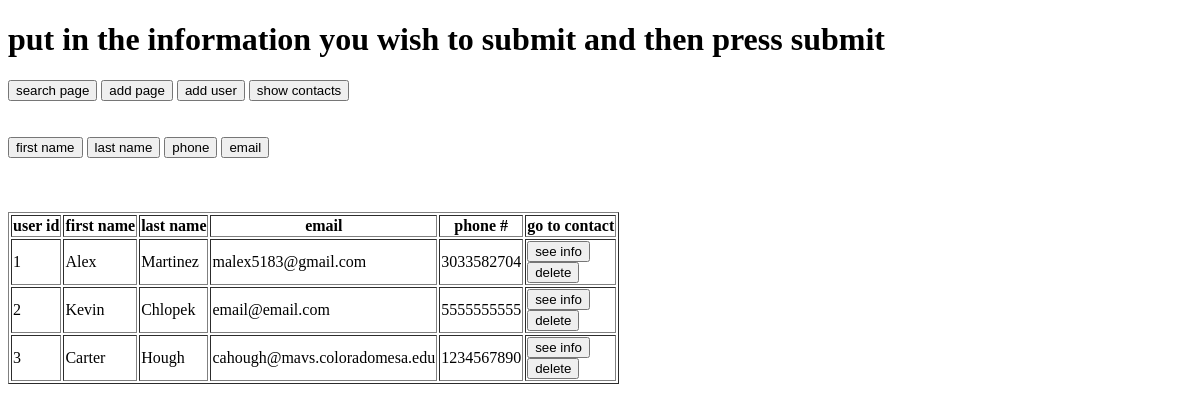
The page /list/ on the database as committed earlier.
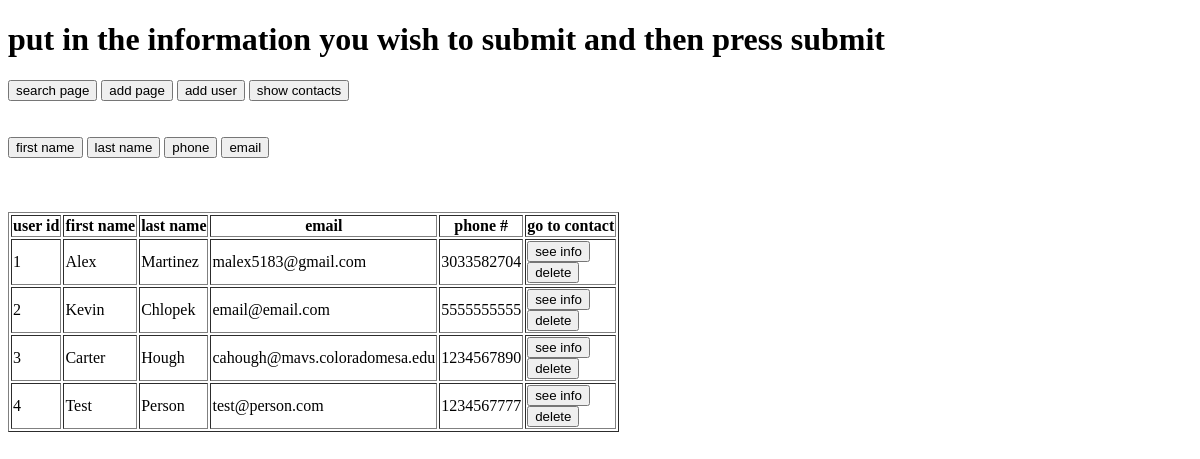
The same page on the database as committed later.
### list/models.py (models this page shows, shortened)
class my_contacts(models.Model):
	first = models.CharField(max_length=20)
	last = models.CharField(max_length=20)
	email = models.CharField(max_length=50)
	phone = models.IntegerField()

### list/views.py (the view)
def index(request):
	list = my_contacts.objects.all()
	events=[]
	for l in list:
		x=[]
		x.append(l.id)
		x.append(l.first)
		x.append(l.last)
		x.append(l.email)
		x.append(l.phone)
		events.append(x)
	return render(request, 'list.html',{'events':events})

### templates/list.html (shortened to what this page needs)
<!DOCTYPE html>
<html>
<h1> put in the information you wish to submit and then press submit</h1>
<div class="button-container">
<form action="http://127.0.0.1:8000/search">
        <div>
                <button type="submit"> search page</button>
        </div>
</form>
<form action="http://127.0.0.1:8000/add">
        <div>
                <button type="submit">add page</button>
        </div>
</form>
<form action="http://127.0.0.1:8000/add_new/">
        <div>
                <button type="submit">add user</button>
        </div>
</form>
<form action="http://127.0.0.1:8000/list">
        <div>
                <button type="submit">show contacts</button>
        </div>
</form>
</div>
<br><br>
<div class="button-container">
<form action="http://127.0.0.1:8000/list/first_name/">
        <div>
                <button type="submit">first name</button>
        </div>
</form>
<form action="http://127.0.0.1:8000/list/last_name/">
        <div>
                <button type="submit">last name</button>
        </div>
</form>
<form action="http://127.0.0.1:8000/list/by_phone/">
        <div>
                <button type="submit">phone</button>
        </div>
</form>
<form action="http://127.0.0.1:8000/list/by_email/">
        <div>
                <button type="submit">email</button>
        </div>
</form>
</div><br><br><br>
<body>
<table border="1">
	<th>user id </th>
	<th>first name</th>
	<th>last name</th>
	<th>email </th>
	<th>phone #</th>
	<th>go to contact</th>
	{% for event in events%}
		<tr>
		{% for x in event %}
			<td>
			{{ x }}
			</td>
		{% endfor %}
		<td>
		<form action="http://127.0.0.1:8000/do_action/" method="post">
		<input type="submit" value="see info">
		</form>
            <form action="http://127.0.0.1:8000/do_action/delete/" method="post">
		    <input type="submit" value="delete">
		</form>
		</td>
		</tr>
	{% endfor %}
</table>
</body>
</html>

Rows that differ between the two databases and show on the page:
added my_contacts: event "Test" "Person" "test@person.com"
Other text that changed with them:
new list line: "4 1234567777 see info delete"
